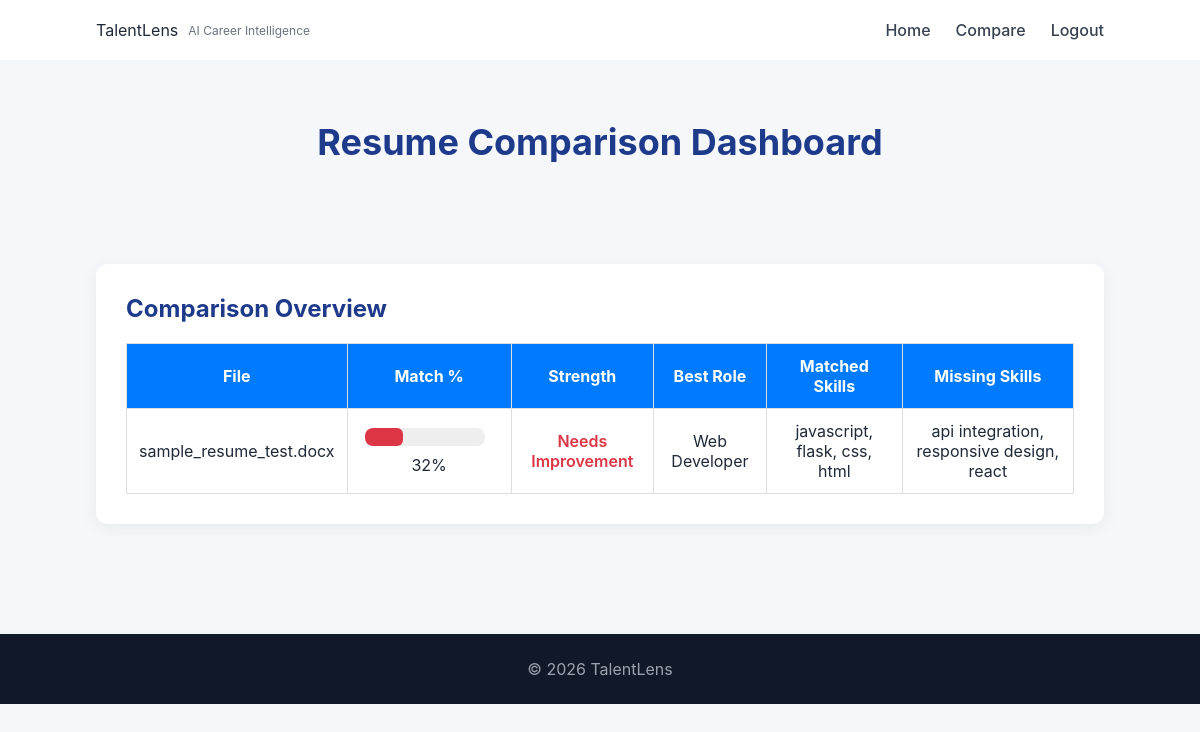
The app's page /compare (signed in) with its own data.
### app.py (models this page shows)
class Resume(db.Model):
    id = db.Column(db.Integer, primary_key=True)
    filename = db.Column(db.String(200))
    best_match = db.Column(db.String(100))
    skill_match_percentage = db.Column(db.Integer)
    skills = db.Column(db.Text)
    matched_skills = db.Column(db.Text)
    missing_skills = db.Column(db.Text)
    user_id = db.Column(db.Integer, db.ForeignKey('user.id'), nullable=False)

### app.py (the view)
@app.route('/compare')
@login_required
def compare():
    resumes = Resume.query.filter_by(user_id=current_user.id).all()
    return render_template("compare.html", resumes=resumes)

### app.py (called while the page is built)
@login_manager.user_loader
def load_user(user_id):
    return User.query.get(int(user_id))

### templates/compare.html (shortened to what this page needs)
<!DOCTYPE html>
<html lang="en">
<head>
    <link rel="stylesheet" href="{{ url_for('static', filename='style.css') }}">
</head>
<body>
<nav class="navbar">
    <div class="logo">
        TalentLens
        <span class="tagline">AI Career Intelligence</span>
    </div>
    <ul class="nav-links">
        <li><a href="/">Home</a></li>
        <li><a href="/compare">Compare</a></li>
        <li><a href="/logout">Logout</a></li>
    </ul>
</nav>
<section class="results-header">
    <h1>Resume Comparison Dashboard</h1>
</section>
<section class="results">
    <div class="card">
        <h2>Comparison Overview</h2>
        <table class="comparison-table">
            <thead>
                <tr>
                    <th>File</th>
                    <th>Match %</th>
                    <th>Strength</th>
                    <th>Best Role</th>
                    <th>Matched Skills</th>
                    <th>Missing Skills</th>
                </tr>
            </thead>
            <tbody>
                {% for resume in resumes %}
                <tr>
                    <td>{{ resume.filename }}</td>
                    <td>
                        {% if resume.skill_match_percentage >= 75 %}
                            {% set bar_color = "#28a745" %}
                        {% elif resume.skill_match_percentage >= 50 %}
                            {% set bar_color = "#ff9800" %}
                        {% else %}
                            {% set bar_color = "#dc3545" %}
                        {% endif %}
                        <div class="mini-progress">
                            <div class="mini-bar"
                                 style="width: {{ resume.skill_match_percentage }}%;
                                        background: {{ bar_color }};">
                            </div>
                        </div>
                        {{ resume.skill_match_percentage }}%
                    </td>
                    <td>
                        {% if resume.skill_match_percentage >= 75 %}
                            <span class="strength-label strong">Strong</span>
                        {% elif resume.skill_match_percentage >= 50 %}
                            <span class="strength-label moderate">Moderate</span>
                        {% else %}
                            <span class="strength-label weak">Needs Improvement</span>
                        {% endif %}
                    </td>
                    <td>{{ resume.best_match }}</td>
                    <td>
                        {{ resume.matched_skills if resume.matched_skills else "None" }}
                    </td>
                    <td>
                        {{ resume.missing_skills if resume.missing_skills else "None" }}
                    </td>
                </tr>
                {% endfor %}
            </tbody>
        </table>
    </div>
</section>
<footer style="text-align:center; margin-top:40px;">
    <p>© 2026 TalentLens</p>
</footer>
</body>
</html>

### static/style.css (style rules this page uses)
* { margin: 0; padding: 0; box-sizing: border-box; }
body { font-family: 'Inter', sans-serif; background: #f5f7fb; color: #1f2937; }
.navbar { display: flex; justify-content: space-between; align-items: center; padding: 20px 8%; background: #ffffff; box-shadow: 0 2px 8px rgba(0, 0, 0, 0.05); }
.logo { display: flex; align-items: center; gap: 10px; }
.tagline { display: block; font-size: 12px; font-weight: 400; color: #6b7280; }
.nav-links { list-style: none; display: flex; gap: 25px; }
.nav-links a { text-decoration: none; color: #374151; font-weight: 500; transition: 0.3s ease; }
.results { padding: 70px 8%; display: grid; gap: 30px; }
.card { background: white; padding: 30px; border-radius: 12px; box-shadow: 0 4px 18px rgba(0, 0, 0, 0.06); transition: 0.3s ease; }
.card h2 { margin-bottom: 15px; color: #1e3a8a; }
footer { text-align: center; padding: 25px; background: #111827; color: #9ca3af; }
.results-header { text-align: center; padding: 60px 8% 20px 8%; background: #f5f7fb; }
.results-header h1 { font-size: 36px; color: #1e3a8a; margin-bottom: 10px; }
.comparison-table { width: 100%; border-collapse: collapse; font-family: 'Inter', sans-serif; }
.comparison-table th { background: #1e3a8a; color: white; padding: 15px; text-align: center; }
.comparison-table td { padding: 15px; text-align: center; border-bottom: 1px solid #eee; }
.mini-progress { background: #e5e7eb; height: 8px; border-radius: 6px; margin-bottom: 5px; overflow: hidden; }
.mini-bar { height: 100%; background: #2563eb; border-radius: 6px; }
.mini-progress { background-color: #eee; border-radius: 5px; height: 15px; width: 100px; overflow: hidden; display: inline-block; margin-right: 5px; }
.mini-bar { height: 100%; background-color: #4caf50; }

### templates/compare.html (style rules this page uses)
.mini-progress { background: #eee; border-radius: 8px; height: 18px; width: 120px; overflow: hidden; display: inline-block; margin-right: 8px; }
.mini-bar { height: 100%; transition: width 0.6s ease-in-out; }
.comparison-table { width: 100%; border-collapse: collapse; margin-top: 20px; }
.comparison-table th, .comparison-table td { padding: 12px; border: 1px solid #ddd; }
.comparison-table th { background: #007BFF; color: white; }
.strength-label { font-weight: 600; }
.weak { color: #dc3545; }

### records on screen
Resume: filename "sample_resume_test.docx", skill_match_percentage "32", shows "Needs Improvement", best_match "Web Developer", matched_skills "javascript, flask, css, html", missing_skills "api integration, responsive design, react"
